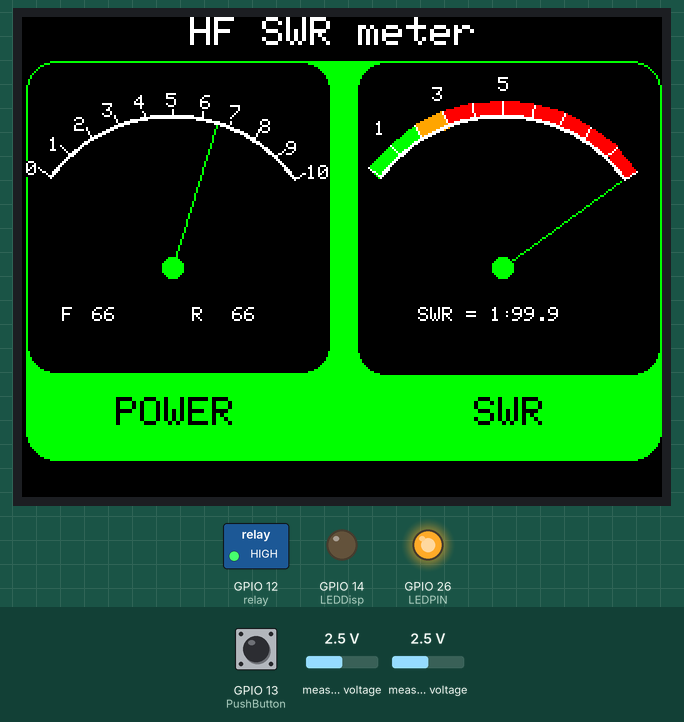
Simulated run of this sketch. Board: ESP32. Parts: 320×240 colour display, switched loads named in the sketch (green lamp = pin HIGH), output pins drawn as LEDs (lit = HIGH). Inputs (shaded band) come from the test bench; at power-on: measured voltage 2.5 V, GPIO 13 (PushButton) LOW.

Above: at 4.7 s.
4.8 s: measured voltage (sensor 200) set to 0.1 V
At 6.0 s:
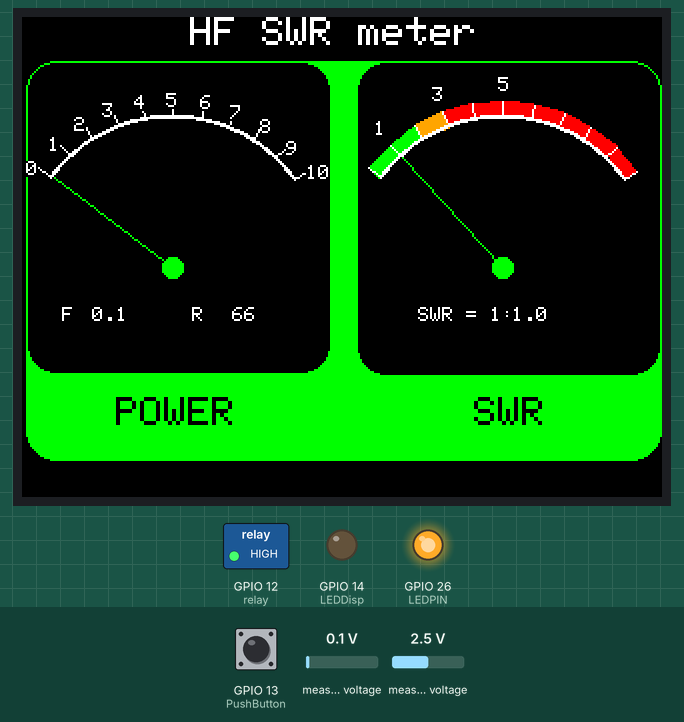
6.3 s: GPIO 13 (PushButton) pulled HIGH for 0.15 s
At 7.0 s:
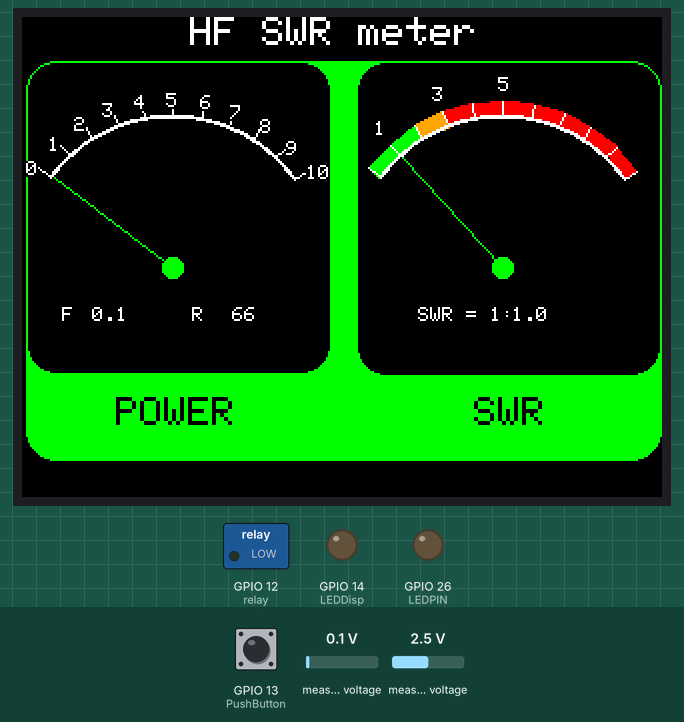
7.9 s: measured voltage (sensor 201) set to 0.1 V
9.4 s: measured voltage (sensor 200) set to 1.2 V
At 10.1 s:
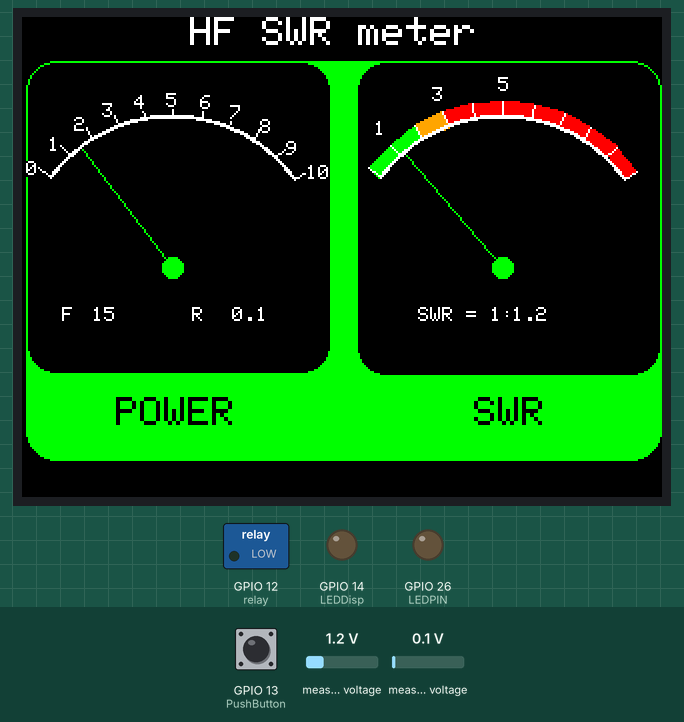
10.9 s: measured voltage (sensor 201) set to 0.4 V
At 11.5 s:
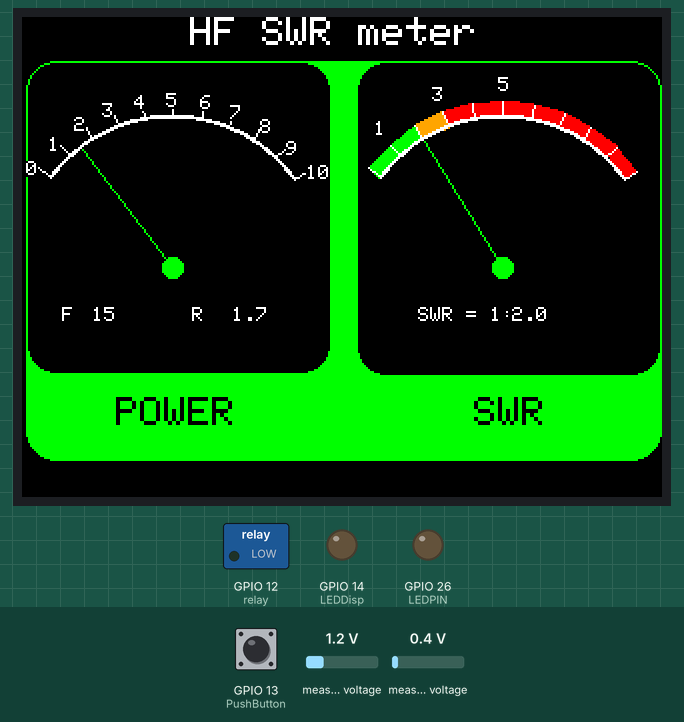
12.4 s: measured voltage (sensor 201) set to 0.7 V
At 13.4 s:
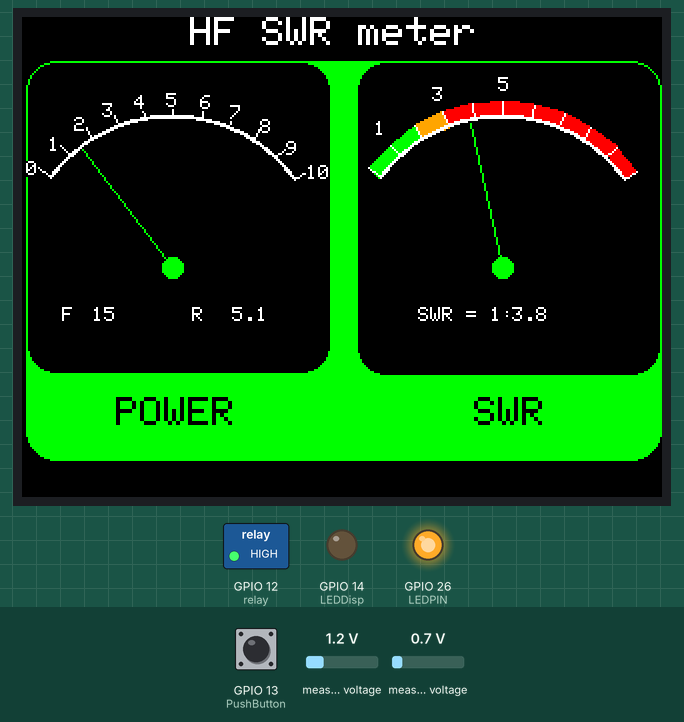
Timing chart, 0 to 15.2 s (numbered marks = the images above; inputs shaded):
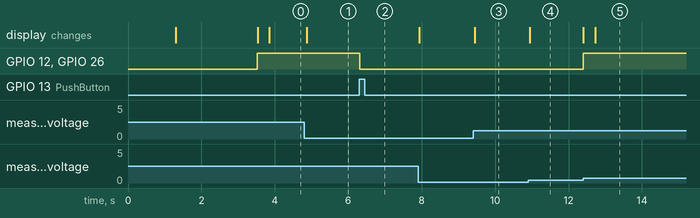

Measured:
- the behaviour switches between 0.5 and 0.6 V on measured voltage (sensor 201) (found by bisection; images 4 and 5)
- after the input at 4.8 s, the display: changes after 0.07 s (image 1)
- after the input at 6.3 s, GPIO 12 (relay), GPIO 26 (LEDPIN): HIGH → LOW at once
- after the input at 9.4 s, the display: changes at once (image 3)
- after the input at 10.9 s, the display: changes after 0.05 s (image 4)
- after the input at 12.4 s, GPIO 12 (relay), GPIO 26 (LEDPIN): LOW → HIGH at once; the display: first changes at once (image 5 shows a later state)

The sketch:

SWR_Meter_Analoog_V17_IDE_2.3.8.ino
```cpp
// New is ADAfruit is change by eSPI tft driver.
// Everything works now much better. (15-4-2026)

// This software is free to use for your own projects.
// its full C++

#include <TFT_eSPI.h> // New tft driver
#include <SD.h>
#define number_of_readings 100 // Number of readings to hold in an array
#define major_graduations 0.1
#include <Wire.h>
#include <Adafruit_ADS1X15.h>
#include <Adafruit_I2CDevice.h>
TFT_eSPI tft = TFT_eSPI(); // New driver
Adafruit_ADS1115 ads;  // AD converter module

// Variable
float Vfwd = 0.0;
float Vrev = 0.0;
float Pfwd;
float Prev;
float SWR;
float PfwdA;
float start_angleA = -2.5, end_angleA = -0.62, last_valueA = -1, input_valueA = 0.00;
float start_angleB = -2.5, end_angleB = -0.62, last_valueB = -1, input_valueB = 0.00;
int a = 240, b = 125, c = 75, scalB = 0;  // Meter needle a,b coordinates plus radius all in pixels, values are design for a 320x240 screen
int x = 75, y = 125, r = 75, scalA = 0;   // Meter needle X,Y coordinates plus radius all in pixels, values are design for a 320x240 screen
const int LEDPIN = 26;
const int PushButton = 13;  // Unlock relay after high SWR 1:3.
const int relay = 12;
const int LEDDisp = 14;

void setup() {
  tft.begin();                   // Starting TFT display support
  tft.setRotation(3);            // Rotate through 270-degrees
  tft.fillScreen(ILI9341_BLACK); // Clear display.
  ads.begin();                   // Start asd1115 module
  #define RATE_ADS1115_860SPS (0x00E0);
  #include "SWR_color.h"         // load display background information
  pinMode(LEDPIN, OUTPUT);       // RED LED protection is active
  pinMode(PushButton, INPUT);    // Restart button if Relay SWR protection is on.
  pinMode(relay, OUTPUT);        // Relay to stop transmitting when SWR is 1:3
  pinMode(LEDDisp, OUTPUT);      // Digitale signal for display
  digitalWrite(LEDDisp, LOW);    // Display on
}
void display_meterA(float scalA)  // Draw analog meterA.
{
 tft.fillCircle(x, y, 5, ILI9341_GREEN);
  for (float i = start_angleA; i < end_angleA; i = i + 0.01) {
    tft.drawPixel(x + cos(i) * r, y + sin(i) * r, ILI9341_WHITE);  // center point is (x,y)
    tft.drawPixel(x + cos(i) * r * 1.01, y + sin(i) * r * 1.01, ILI9341_WHITE);
  }
  for (float i = start_angleA; i < end_angleA; i = i + (end_angleA - start_angleA) * major_graduations) {
    tft.drawLine(x + cos(i) * r, y + sin(i) * r, x + cos(i) * r * 1.1, y + sin(i) * r * 1.1, ILI9341_WHITE);
    tft.setCursor(x + cos(i) * r * 1.16 - 3, y + sin(i) * r * 1.16);
    tft.setTextSize(1);
    tft.println(scalA, 0);
    scalA++;
  }
}
void display_valueA(float PfwdA) {
  tft.fillCircle(x, y, 5, ILI9341_GREEN);
  int x2, y2;
  x2 = x + cos(start_angleA + (end_angleA - start_angleA) * major_graduations * last_valueA) * r * 0.98;
  y2 = y + sin(start_angleA + (end_angleA - start_angleA) * major_graduations * last_valueA) * r * 0.98;
  if (last_valueA != PfwdA) {
    tft.drawLine(x, y, x2, y2, ILI9341_BLACK);
  }
  x2 = x + cos(start_angleA + (end_angleA - start_angleA) * major_graduations * PfwdA) * r * 0.98;
  y2 = y + sin(start_angleA + (end_angleA - start_angleA) * major_graduations * PfwdA) * r * 0.98;
  tft.drawLine(x, y, x2, y2, ILI9341_GREEN);
  last_valueA = PfwdA;
}
void display_meterB(float scalB)  //SWR
{
  for (float f = start_angleB; f < end_angleB; f = f + 0.01) {
    tft.drawPixel(a + cos(f) * c, b + sin(f) * c, ILI9341_WHITE);  // center point is (a,b)
    tft.drawPixel(a + cos(f) * c * 1.01, b + sin(f) * c * 1.01, ILI9341_WHITE);
  }
  for (float f = start_angleB; f < end_angleB; f = f + (end_angleB - start_angleB) * major_graduations) {
    tft.drawLine(a + cos(f) * c, b + sin(f) * c, a + cos(f) * c * 1.1, b + sin(f) * c * 1.1, ILI9341_WHITE);
    tft.setCursor(a + cos(f) * c * 1.16 - 3, b + sin(f) * c * 1.16);
    scalB++;
  }
}

void display_valueB(float SWR)  // Draw analog meterB.
{
  tft.fillCircle(a, b, 5, ILI9341_GREEN);
  int a2, b2;
  a2 = a + cos(start_angleB + (end_angleB - start_angleB) * major_graduations * last_valueB) * c * 0.98;
  b2 = b + sin(start_angleB + (end_angleB - start_angleB) * major_graduations * last_valueB) * c * 0.98;
  if (last_valueB != SWR);
  {
    tft.drawLine(a, b, a2, b2, ILI9341_BLACK);
  }
  a2 = a + cos(start_angleB + (end_angleB - start_angleB) * major_graduations * SWR) * c * 0.98;
  b2 = b + sin(start_angleB + (end_angleB - start_angleB) * major_graduations * SWR) * c * 0.98;
  tft.drawLine(a, b, a2, b2, ILI9341_GREEN);
  last_valueB = SWR;
}

void loop() {
 // display_meterA(0);  // Start building meterA(PWR)
 // display_meterB(0);  // Start building meterB(SWR)
  int16_t adc0;       // Read input voltage from Vfwd A0 asd1115
  adc0 = ads.readADC_SingleEnded(0);
  display_meterA(0);  // Start building meterA(PWR)
  Vfwd = (adc0 * 0.1875) / 1000;      // Formula for adjust voltage (Vfwd)
  Pfwd = (Vfwd * Vfwd) * 10.5;        // Formula wattage Pfwd
  int16_t adc1;       // Read input voltage from Vrev A1 asd1115
  adc1 = ads.readADC_SingleEnded(1);
  display_meterB(0);  // Start building meterB(SWR)
  Vrev = (adc1 * 0.1875) / 1000;      // Formula for adjust voltage (Vrev)
  Prev = (Vrev * Vrev) * 10.5;        // Formula wattage Prev
  PfwdA = (Vfwd * Vfwd) * 10.5 / 10;  // Correction formula for analog power meter
  float fp = sqrt(Prev / Pfwd);       // Formula SWR Prev / Pfwd int is fp
  SWR = (1 + fp) / (1 - fp);          // Formula second part SWR 1+fp / 1-fp
  SWR = constrain(SWR, 1, 99.9);      // some more than 100 // go further
  if (Pfwd <= 1) SWR = 1;             // Stabilised swr meter when power = 0.
  if (PfwdA >= 10) {
    PfwdA = 10;
  }                                                 // Protection analog meter. 100W max
  input_valueA = (PfwdA);                           // Take niveau input for meterA (power)
  display_valueA(PfwdA);                            // Undraw then Draw the meter needle (PWR)
  int Push_button_state = digitalRead(PushButton);  // Unlock protection relay after high SWR 1:3
  if (Push_button_state == HIGH)                    // Read state of button
  {
    digitalWrite(relay, LOW);  // Shutdown protection relay
  }
  if (Push_button_state == HIGH)  // Read state of button
  {
    digitalWrite(LEDPIN, LOW);  // Shutdown red LED
  }


  {
    tft.setTextColor(ILI9341_WHITE, ILI9341_BLACK);
    tft.setTextSize(1);
    tft.setCursor(x - 55, y + 20);
    tft.print("F");
    tft.setCursor(x - 40, y + 20);  // Show digital info "F" whitin in meterA(POWER)
    if (Vfwd <= 1.0)                // after if stops 1 decimal digital info. >= 10 W

    {
      tft.print(Pfwd, 1);  // after if stops 1 decimal digital info. >= 10 W
      tft.print(" ");
    } else {
      tft.print(Pfwd, 0);  // Above 10 W till 100W.
      tft.print(" ");
    }
  }

  {
    tft.setTextColor(ILI9341_WHITE, ILI9341_BLACK);
    tft.setTextSize(1);
    tft.setCursor(x + 10, y + 20);
    tft.print("R");
    tft.setCursor(x + 30, y + 20);  // Show digital info "R" whitin in meterA(POWER)
    if (Vrev <= 1.0)                // Niveau om door te gaan na 10 watt
    {
      tft.print(Prev, 1);  // after if stops 1 decimal digital info. >= 10 W
      tft.print(" ");
    }

    else {
      tft.print(Prev, 0);  // Above 10 W till 100W.
      tft.print(" ");
    }
  }

  {
    int swr = (SWR / 4.2) * 310;  // Adjust formula for correct SWR digital whitin meter.(SWR)
    tft.setCursor(a - 42, b + 20);
    tft.print("SWR = 1:");
    tft.setCursor(a + 5, b + 20);
    tft.print(SWR, 1);
    if (SWR >= 3)  // If SWR above 1:3 powerup protection relais.
    {
      digitalWrite(relay, HIGH);  // Relay on above SWR 1:3 and stay on till button will release protection
      digitalWrite(LEDPIN, HIGH);
    }

    tft.print(" ");
  }

  if (SWR > 10) {
    SWR = 10;
  }                      // Protection analog meter. max SWR 1:10 max
  input_valueB = (SWR);  // Take niveau input for MeterB (SWR)
  display_valueB(SWR);   // Undraw then Draw the meter needle (SWR)

}
```

SWR_color.h
```cpp
  /// Bouw rood gedeelte op SWR meter


    tft.fillScreen(ILI9341_BLACK); // Clear display.
    tft.setTextColor(ILI9341_WHITE);
    tft.setCursor(0,0);
    tft.setTextSize(1);
    tft.print("            HF SWR meter made by PE1PWR");
    delay(1000);
    tft.setCursor(0,60);                                     // Put cursur left on screen above.
    tft.setTextSize(1);
    tft.print("            Sofware version V14.1  2021");
    delay(2000);
    digitalWrite(LEDDisp, HIGH);
    tft.fillScreen(ILI9341_BLACK); // Clear display.
    tft.setCursor(0,0);                                     // Put cursur left on screen above.
    tft.setTextSize(2);                                     // text size to normal for the ILI9341
    tft.print("       HF SWR meter");                       // Display title
    tft.drawCircle(x,y,5, ILI9341_GREEN);                   // Draw circle within the center meterA
    tft.drawRoundRect(2,22, 318, 200, 15, ILI9341_GREEN);   // Draw line arround outside meters.
    tft.fillRoundRect(2,22, 318, 200, 15, ILI9341_GREEN);   // Fill everything green in to the circle.
    tft.fillRoundRect(2,22, x+78,y+32, 15, ILI9341_BLACK);  // Build black background meterA.
    tft.fillRoundRect(167,22,x+78,y+33, 15, ILI9341_BLACK); // Build black background meterB.
    tft.drawRoundRect(2,22, x+78,y+32, 15, ILI9341_GREEN);  // Build outside green meterA.
    tft.drawRoundRect(167,22,x+78,y+33, 15, ILI9341_GREEN); // Build outside green meterB.
    tft.setCursor (x-28,y+65) ;
    tft.setTextColor(ILI9341_BLACK);
    tft.print("POWER");         // Put POWER text within green
    tft.setCursor (a-14,b+65);
    tft.print("SWR");           // Put SWR text within green
    tft.setTextSize(1);
    tft.setCursor(a-2,b-95);
    tft.setTextColor(ILI9341_WHITE);
    tft.print("5");             // Scale indication SWR
    tft.setCursor(a-35,b-90);
    tft.setTextColor(ILI9341_WHITE);
    tft.print("3");             // Scale indication SWR
    tft.setCursor(a-64,b-73);
    tft.setTextColor(ILI9341_WHITE);
    tft.print("1");             // Schaal indicatie SWR
    tft.drawTriangle(241, 42, 241, 50, 255, 43, ILI9341_RED);  // start 1e red block SWR (2 triangles)
    tft.fillTriangle(241, 42, 241, 50, 255, 43, ILI9341_RED);
    tft.drawTriangle(241, 50, 255, 43, 255, 50, ILI9341_RED);
    tft.fillTriangle(241, 50, 255, 43, 255, 50, ILI9341_RED);  // end 1e red block SWR
    tft.drawTriangle(257, 44, 255, 50, 270, 47, ILI9341_RED);  // start 2e red block SWR (2 triangles)
    tft.fillTriangle(257, 44, 255, 50, 270, 47, ILI9341_RED);
    tft.drawTriangle(256, 50, 270, 47, 270, 55, ILI9341_RED);
    tft.fillTriangle(256, 50, 270, 47, 270, 55, ILI9341_RED);  // end 2e red block SWR
    tft.drawTriangle(272, 48, 269, 56, 284, 55, ILI9341_RED);  // start 3e red block SWR (2 triangles)
    tft.fillTriangle(272, 48, 269, 56, 284, 55, ILI9341_RED);
    tft.drawTriangle(270, 56, 284, 55, 282, 60, ILI9341_RED);
    tft.fillTriangle(270, 56, 284, 55, 282, 60, ILI9341_RED);  // end 3e red block SWR
    tft.drawTriangle(284, 55, 281, 61, 297, 64, ILI9341_RED);  // start 4e red block SWR (2 triangles)
    tft.fillTriangle(284, 55, 281, 61, 297, 64, ILI9341_RED);
    tft.drawTriangle(281, 61, 297, 64, 293, 69, ILI9341_RED);
    tft.fillTriangle(281, 61, 297, 64, 293, 69, ILI9341_RED);  // end 4e red block SWR
    tft.drawTriangle(297, 65, 293, 71, 307, 77, ILI9341_RED);  // start 5e red block SWR (2 triangles)
    tft.fillTriangle(297, 65, 293, 71, 307, 77, ILI9341_RED);
    tft.drawTriangle(292, 71, 307, 77, 301, 80, ILI9341_RED);
    tft.fillTriangle(292, 71, 307, 77, 301, 80, ILI9341_RED);  // end 5e red block SWR
    tft.drawTriangle(226, 43, 226, 50, 240, 42, ILI9341_RED);  // start 1e Orange block SWR (2 triangles)
    tft.fillTriangle(226, 43, 226, 50, 240, 42, ILI9341_RED);
    tft.drawTriangle(226, 50, 240, 42, 240, 50, ILI9341_RED);
    tft.fillTriangle(226, 50, 240, 42, 240, 50, ILI9341_RED);  // end 1e orange block SWR
    tft.drawTriangle(210, 47, 213, 53, 224, 43, ILI9341_RED);  // start 2e Orange block SWR (2 triangles)
    tft.fillTriangle(210, 47, 213, 53, 224, 43, ILI9341_RED);
    tft.drawTriangle(213, 53, 224, 43, 225, 50, ILI9341_RED);
    tft.fillTriangle(213, 53, 224, 43, 225, 50, ILI9341_RED);  // end 2e orange block SWR
    tft.drawTriangle(197, 53, 199, 59, 210, 47, ILI9341_ORANGE);   // start 1e green block SWR (2 triangles)
    tft.fillTriangle(197, 53, 199, 59, 210, 47, ILI9341_ORANGE);
    tft.drawTriangle(199, 59, 210, 47, 213, 55, ILI9341_ORANGE);
    tft.fillTriangle(199, 59, 210, 47, 213, 55, ILI9341_ORANGE);   // end 1e green block SWR
    tft.drawTriangle(185, 63, 187, 68, 196, 54, ILI9341_GREEN);   // start 2e green block SWR (2 triangles
    tft.fillTriangle(185, 63, 187, 68, 196, 54, ILI9341_GREEN);
    tft.drawTriangle(187, 68, 196, 54, 198, 60, ILI9341_GREEN);
    tft.fillTriangle(187, 68, 196, 54, 198, 60, ILI9341_GREEN);   // end 2e green block SWR
    tft.drawTriangle(185, 63, 187, 68, 196, 54, ILI9341_GREEN);   // start 3e green block SWR (2 triangles)
    tft.fillTriangle(185, 63, 187, 68, 196, 54, ILI9341_GREEN);
    tft.drawTriangle(173, 75, 177, 79, 184, 64, ILI9341_GREEN);
    tft.fillTriangle(173, 75, 177, 79, 184, 64, ILI9341_GREEN);
    tft.drawTriangle(178, 80, 184, 64, 188, 70, ILI9341_GREEN);
    tft.fillTriangle(178, 80, 184, 64, 188, 70, ILI9341_GREEN);   // end 3e green block SWR (2 triangles)
```
